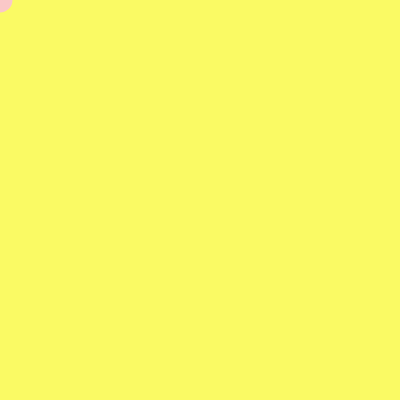
Frame 1 (no input)
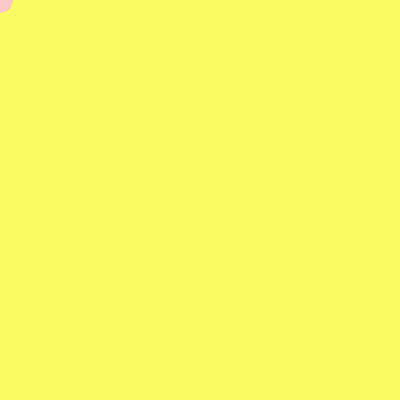
Frame 60 (no input)
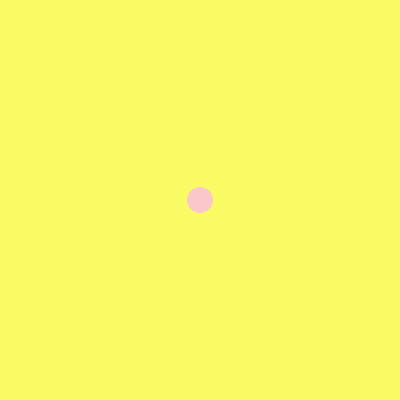
Frame 120 (the mouse pressed at the canvas centre since frame 60)

The p5.js sketch that drew these frames (run headless with seeded random() and noise() and a simulated clock; from frame 60 on, the mouse is pressed at the canvas centre):

// p5.js sketch
// ── sketch.js
function setup() {
  createCanvas(400, 400);
    //BG
  background(250, 250, 100);
}

function draw() {
  //ELLIPSE
  noStroke();
  fill(250,200,200);
  ellipse(mouseX,mouseY,25,25);
}

function mousePressed(){
  //BG
  background(250, 250, 100);
}  
